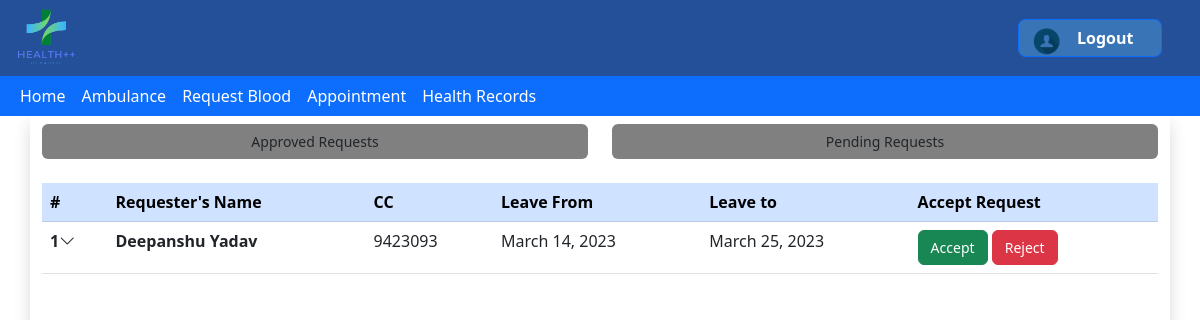
The app's page /leave/ViewApplications/ (signed in) with its own data.
### leaveapp/models.py (models this page shows)
class LeaveApplication(models.Model):
    Account=models.ForeignKey(Account,on_delete=models.CASCADE,null=True)
    Leave_details=models.ForeignKey(Leave_detail,on_delete=models.CASCADE,null=True)
    Status=models.CharField(choices=status_choices,default='Pending',max_length=100,blank=True)

class Leave_detail(models.Model):
    FromDate=models.DateField()
    ToDate=models.DateField()
    Description=models.TextField(max_length=200)
    Prescription_Image=models.ImageField()
    requestTime=models.TimeField(null=True,blank=True)

### members/models.py (models this page shows, shortened)
class Account(models.Model):
    user=models.OneToOneField(User,on_delete=models.CASCADE)
    Role=models.CharField(max_length=100,choices=roles,default="Student",blank=True)
    DOB=models.DateField(blank=True,null=True)
    BloodG=models.CharField(choices=BloodG,null=True,max_length=20)
    CCID=models.CharField(null=True,max_length=20)
    Gender=models.CharField(null=True,default='Male',max_length=10)

### leaveapp/views.py (the view)
# urls.py: path("ViewApplications/",views.viewApplications,name="ViewApplications"),
@login_required
def viewApplications(request):
    AllApps=LeaveApplication.objects.all()
    returnList=[]
    for application in AllApps:
        if (application.Status=="Pending"):
            returnList.append(application)
    return render(request,'leaveapp/ViewApplications.html',{
        "Queue":returnList,
        "Status":"Pending",
    })

### leaveapp/templates/leaveapp/ViewApplications.html (shortened to what this page needs)
{% extends 'health/base.html' %}
{%load static%}
{%block content%}
<html lang="en">
<head>
    <link href="https://cdn.jsdelivr.net/npm/bootstrap@5.3.0-alpha1/dist/css/bootstrap.min.css" rel="stylesheet"
>
    <link rel="stylesheet" href="https://cdn.jsdelivr.net/npm/bootstrap-icons@1.5.0/font/bootstrap-icons.css" />
</head>
<body>
    <div class="container shadow min-vh-100 py-2">
        <div class="filter">
            <div class="row">
                <div class="col-6">
                    <form id="Accepted" method="GET" action="{% url 'filterStatus'%}">
                        <button type="submit" class="btn col-12 request-status" style="font-size: 14;" name="submit" value="Approved">Approved Requests</button>
                    </form>
                </div>
                <div class="col-6">
                    <form id="Pending" method="GET" action="{% url 'filterStatus'%}">
                        <button type="submit" class="btn col-12 request-status" style="font-size: 14;" name="submit" value="Pending">Pending Requests</button>
                    </form>
                </div>
            </div>
        </div>
        <div class="table-responsive">
            <table class="table accordion">
                <thead class="table-primary">
                    <tr>
                        <th scope="col">#</th>
                        <th scope="col">Requester's Name</th>
                        <th scope="col">CC</th>
                        <th scope="col">Leave From</th>
                        <th scope="col">Leave to</th>
                        <th scope="col">Accept Request</th>
                    </tr>
                </thead>
                <tbody>
                    {% for Application in Queue %}
                    <tr data-bs-toggle="collapse" data-bs-target="#r{{forloop.counter}}" class="accordion-toggle">
                        <th scope="row">{{forloop.counter}}<i class="bi bi-chevron-down onhover-grey"></i></th>
                        <td><strong>{{Application.Account.user.get_full_name}}</strong></td>
                        <td>{{Application.Account.CCID}}</td>
                        <td>{{Application.Leave_details.FromDate}}</td>
                        <td>{{Application.Leave_details.ToDate}}</td>
                        {% if Status == 'Pending'  %}
                        <td>
                            <form id="accept-reject-form" method="POST" action="{% url 'Application_Response'%}">
                                <button type="submit" class="btn btn-success" style="font-size: 14;" name="submit" value="accept">Accept</button>
                            </form>
                            <form id="accept-reject-form" method="POST" action="{% url 'Application_Response'%}">
                                <button type="submit" class="btn btn-danger" style="font-size: 14;" name="submit" value="reject">Reject</button>
                            </form>
                        </td>
                        {%endif%}
                    </tr>
                    {%endfor%}
                </tbody>
            </table>
        </div>
    </div>
</body>
</html>
{% endblock %}

### leaveapp/templates/leaveapp/ViewApplications.html (style rules this page uses)
#accept-reject-form { display: inline; }
.request-status { background-color: gray; }

### records on screen
LeaveApplication: Account.user.get_full_name "Deepanshu Yadav", Account.CCID "9423093", Leave_details.FromDate "March 14, 2023", Leave_details.ToDate "March 25, 2023"
